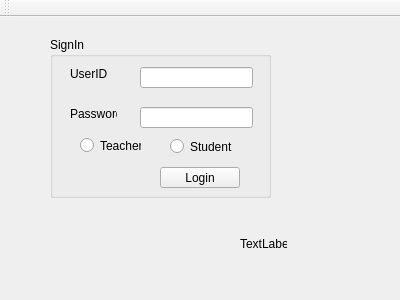
<?xml version="1.0" encoding="UTF-8"?>
<ui version="4.0">
 <class>Login</class>
 <widget class="QMainWindow" name="Login">
  <property name="geometry">
   <rect>
    <x>0</x>
    <y>0</y>
    <width>400</width>
    <height>300</height>
   </rect>
  </property>
  <property name="windowTitle">
   <string>Login</string>
  </property>
  <widget class="QWidget" name="centralWidget">
   <widget class="QGroupBox" name="signIn">
    <property name="geometry">
     <rect>
      <x>50</x>
      <y>20</y>
      <width>221</width>
      <height>161</height>
     </rect>
    </property>
    <property name="title">
     <string>SignIn</string>
    </property>
    <widget class="QLabel" name="userID">
     <property name="geometry">
      <rect>
       <x>20</x>
       <y>30</y>
       <width>47</width>
       <height>13</height>
      </rect>
     </property>
     <property name="text">
      <string>UserID</string>
     </property>
    </widget>
    <widget class="QLabel" name="password">
     <property name="geometry">
      <rect>
       <x>20</x>
       <y>70</y>
       <width>47</width>
       <height>13</height>
      </rect>
     </property>
     <property name="text">
      <string>Password</string>
     </property>
    </widget>
    <widget class="QLineEdit" name="user">
     <property name="geometry">
      <rect>
       <x>90</x>
       <y>30</y>
       <width>113</width>
       <height>21</height>
      </rect>
     </property>
    </widget>
    <widget class="QLineEdit" name="pass">
     <property name="geometry">
      <rect>
       <x>90</x>
       <y>70</y>
       <width>113</width>
       <height>21</height>
      </rect>
     </property>
     <property name="echoMode">
      <enum>QLineEdit::Password</enum>
     </property>
    </widget>
    <widget class="QRadioButton" name="radioButton">
     <property name="geometry">
      <rect>
       <x>30</x>
       <y>98</y>
       <width>61</width>
       <height>21</height>
      </rect>
     </property>
     <property name="text">
      <string>Teacher</string>
     </property>
    </widget>
    <widget class="QRadioButton" name="radioButton_2">
     <property name="geometry">
      <rect>
       <x>120</x>
       <y>100</y>
       <width>84</width>
       <height>19</height>
      </rect>
     </property>
     <property name="text">
      <string>Student</string>
     </property>
    </widget>
    <widget class="QPushButton" name="pushButton">
     <property name="geometry">
      <rect>
       <x>110</x>
       <y>130</y>
       <width>80</width>
       <height>21</height>
      </rect>
     </property>
     <property name="text">
      <string>Login</string>
     </property>
    </widget>
   </widget>
   <widget class="QLabel" name="label">
    <property name="geometry">
     <rect>
      <x>240</x>
      <y>220</y>
      <width>47</width>
      <height>13</height>
     </rect>
    </property>
    <property name="text">
     <string>TextLabel</string>
    </property>
   </widget>
  </widget>
  <widget class="QMenuBar" name="menuBar">
   <property name="geometry">
    <rect>
     <x>0</x>
     <y>0</y>
     <width>400</width>
     <height>21</height>
    </rect>
   </property>
  </widget>
  <widget class="QToolBar" name="mainToolBar">
   <attribute name="toolBarArea">
    <enum>TopToolBarArea</enum>
   </attribute>
   <attribute name="toolBarBreak">
    <bool>false</bool>
   </attribute>
  </widget>
 </widget>
 <layoutdefault spacing="6" margin="11"/>
 <resources/>
 <connections/>
</ui>
